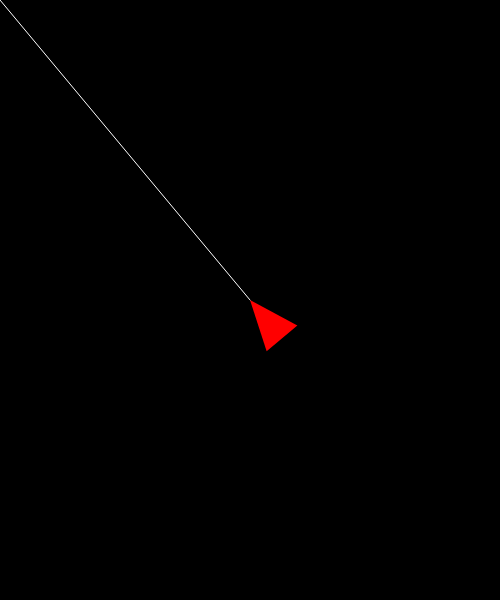
Frame 1 (no input)
Frame 60 (no input): identical to frame 1, image omitted
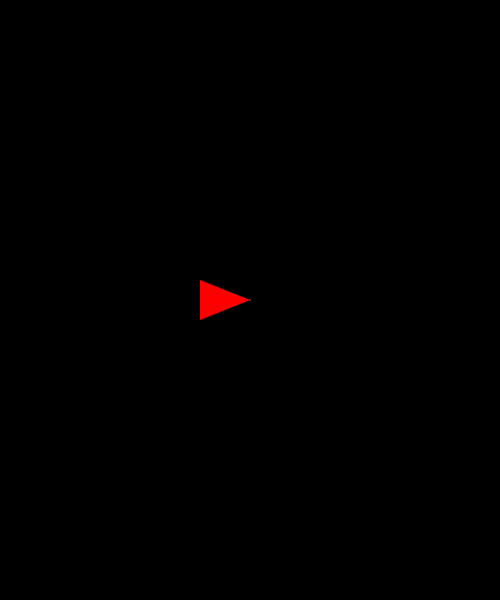
Frame 120 (the mouse pressed at the canvas centre since frame 60)

The p5.js sketch that drew these frames (run headless with seeded random() and noise() and a simulated clock; from frame 60 on, the mouse is pressed at the canvas centre):

// p5.js sketch
// ── sketch.js
function setup() {
  createCanvas(500,600);
}

function draw() {
  background(0);
  translate(width/2, height/2);
  
  var center = createVector(width/2, height/2);
  var mouse = createVector(mouseX, mouseY);
  var vector = p5.Vector.sub(mouse,center);
  
  //the two methods to calculate angle towards the mouse are the same.
  var angle = atan2(vector.y,vector.x);
  var angle = vector.heading();
  
  push()
  rotate(angle);
  
  //triangle
  fill(255,0,0);
  noStroke();
  triangle(0,0,-50,20,-50,-20);
  pop();
  
  
  stroke(255);
  line(0,0,vector.x,vector.y);
  
}
